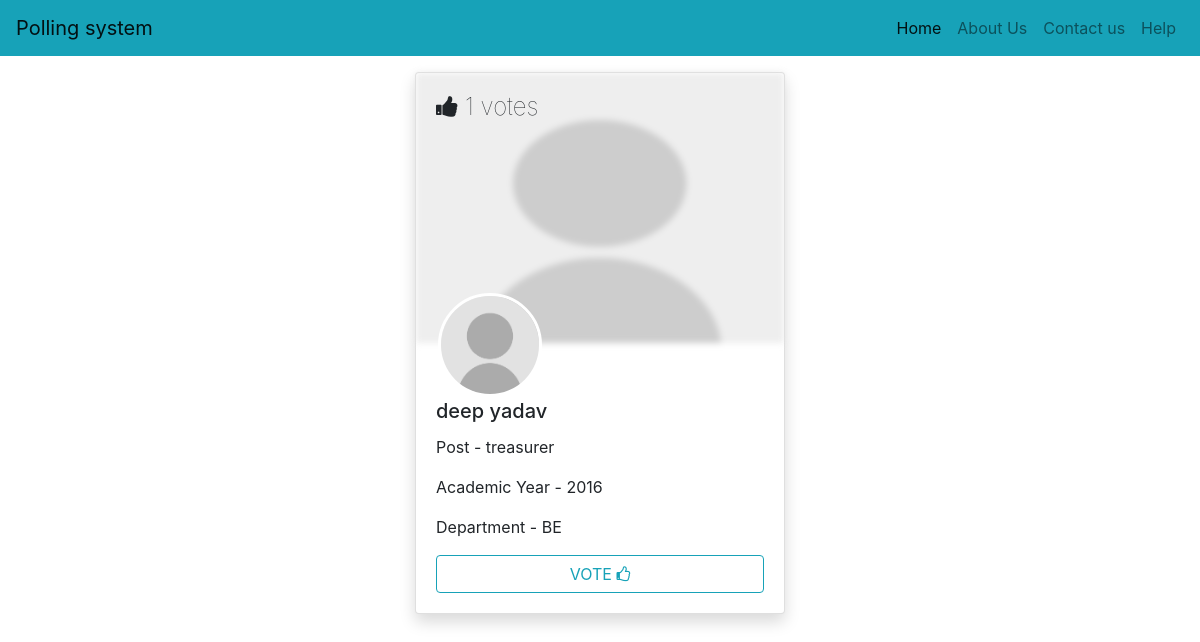
Page /nominee_profile.php?nominee=deep7@gmail.com&post=nominee on the committed database.
### tables this page shows
CREATE TABLE `register` (
  `id` int(11) NOT NULL,
  `user_type` varchar(255) NOT NULL,
  `first_name` varchar(255) NOT NULL,
  `last_name` varchar(255) NOT NULL,
  `email` varchar(255) NOT NULL,
  `mobile_no` varchar(255) NOT NULL,
  `password` varchar(300) NOT NULL,
  `department` varchar(255) NOT NULL,
  `year` varchar(100) NOT NULL,
  `otp` int(255) NOT NULL,
  `is_nominee` varchar(100) NOT NULL,
  `profile_pic` varchar(500) NOT NULL,
  `post` varchar(255) NOT NULL,
  `status` varchar(255) DEFAULT NULL
);

### common/functions.php (called while the page is built, shortened)
<?php
function get_user_by_email($conn,$email){
  $sql="SELECT * from register where  email='$email'";
  $result=mysqli_query($conn,$sql);
  $count=mysqli_fetch_assoc($result);
  return $count;
}
function total_vote($conn,$email){
$sql="SELECT DISTINCT(voter) from voting_details where  voted='$email'";
  $result=mysqli_query($conn,$sql);
  $count=mysqli_num_rows($result);
  return $count;
}
?>

### nominee_profile.php (the view, shortened to what this page needs)
<?php
include_once('common/header.php');
include_once('database/connection.php');
include_once('common/functions.php');
?>
	<div class="col-md-4 offset-md-4 mt-3 ">
    ?>          <?php
                    $email=@$_GET['nominee'];
                    $nominee=get_user_by_email($conn,$email);
                    $count_vote=total_vote($conn,$email) ?>
    		    <div class="card profile-card-2 shadow">
                    <div class="card-img-block">
                        <img class="img-fluid w-100" src="<?php echo $nominee['profile_pic']?app_path.$nominee['profile_pic']:app_path.'uploaded/user.jpg' ?>" alt="Card image cap" />
                        <div class="card-img-overlay">
					    <h4 class="card-text font-weight-lighter"><span class="fa fa-thumbs-up"></span> <span><?php echo $count_vote; ?></span> votes</h4>
					  </div>
                    </div>
                    <div class="card-body pt-5 position-relative">
                        <img src="<?php echo $nominee['profile_pic']?app_path.$nominee['profile_pic']:app_path.'uploaded/user.jpg' ?>" alt="profile-image" class="profile_nominee_circle rounded-circle"/>
                        <h5 class="card-title pt-2"><?php echo $nominee['first_name'].' '.$nominee['last_name']; ?> </h5>
                        <p class="card-text">Post - <?php echo $nominee['post'] ?></p>
                        <p class="card-text">Academic Year - <?php echo $nominee['year'] ?></p>
                        <p class="card-text">Department - <?php echo $nominee['department'] ?></p>
                    <?php
                    if(@!$_GET['vote_status']){
                        if(@$_GET['post']=='request') {?>
                             <a class="btn  btn-outline-secondary " href="Admin/dashboard.php"><span class="fa fa-arrow-left"></span> BACK</a>
                        <a class="btn  btn-outline-success " href="submit.php?nominee=<?php echo $nominee['email']; ?>&nominee_request=accepted">ACCEPT<span class="fa fa-thumbs-o-up"></span></a>
                        <a class="btn  btn-outline-danger " href="submit.php?nominee=<?php echo $nominee['email']; ?>&nominee_request=declined" >DECLINE <span class="fa fa-thumbs-o-down"></span></a>
                    <?php } else{ ?>
                    <a class="btn  btn-outline-info w-100" href="submit.php?by=<?php echo $_SESSION['user_id'] ?>&to=<?php echo $_GET['nominee'] ?> " >VOTE <span class="fa fa-thumbs-o-up"></span></a>
                    <?php }
                    } ?>
                    </div>
                </div>
    		</div>
<?php include_once('common/footer.php');

### assets/css/style.css (style rules this page uses)
a { transition: .5s; }
.profile_nominee_circle { position: absolute; top: -50px; left: 20%; max-width: 104px; border: 3px solid rgba(255, 255, 255, 1); -webkit-transform: translate(-50%, 0%); transform: translate(-50%, 0%); }
.card-img-block > img { height: 270px; filter: opacity(0.6)blur(3px) grayscale(23%); }

### rows in the picture
register: first_name "deep", last_name "yadav", post "treasurer", year "2016", department "BE"

### other values in the picture
$count_vote "1"
